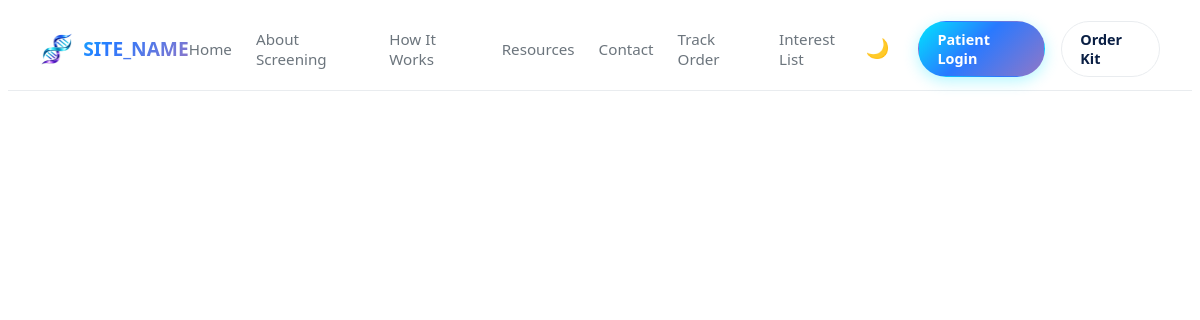
Screenshot of /includes/navbar.php with the database file from the repository.
### tables this page shows
CREATE TABLE IF NOT EXISTS `navbar_items` (
  `id` int(11) NOT NULL AUTO_INCREMENT,
  `label` varchar(50) NOT NULL,
  `url` varchar(255) NOT NULL,
  `display_order` int(11) NOT NULL DEFAULT 0,
  `is_active` tinyint(1) NOT NULL DEFAULT 1,
  `section` varchar(20) NOT NULL DEFAULT 'main',
  `auth_status` tinyint(1) NOT NULL DEFAULT 0,
  `css_class` varchar(100) DEFAULT '',
  `created_at` datetime DEFAULT CURRENT_TIMESTAMP,
  PRIMARY KEY (`id`)
);

### includes/navbar.php (the view, shortened to what this page needs)
<?php
$currentPage = basename($_SERVER['PHP_SELF']);
$isLoggedIn = isset($_SESSION['user_id']);
$mainItems = [];
$actionItems = [];
$useDbNav = false;
try {
    $db = Database::getInstance()->getConnection();
    $stmt = $db->query("SHOW TABLES LIKE 'navbar_items'");
    if ($stmt->rowCount() > 0) {
        $useDbNav = true;
        $stmt = $db->query("SELECT * FROM navbar_items WHERE is_active = 1 ORDER BY display_order ASC");
        $navItems = $stmt->fetchAll(PDO::FETCH_ASSOC);
        foreach ($navItems as $item) {
            if (!isset($item['section']) || $item['section'] === 'main') {
                $mainItems[] = $item;
            } else {
                $actionItems[] = $item;
            }
        }
    }
} catch (Exception $e) {
    $useDbNav = false;
}
?>
<nav class="navbar">
    <a href="index.php" class="brand">
        <img src="assets/images/logo_small.png" alt="Logo" style="height: 32px; width: auto;"><?php echo htmlspecialchars(SITE_NAME); ?>
    </a>
    <div class="nav-items" id="nav-items">
        <?php foreach ($mainItems as $item): ?>
            <a href="<?php echo htmlspecialchars($item['url']); ?>" class="nav-link <?php echo $currentPage == basename($item['url']) ? 'active' : ''; ?>">
                <?php echo htmlspecialchars($item['label']); ?>
            </a>
        <?php endforeach; ?>
    </div>
    <div class="nav-actions" id="nav-actions">
        <button id="theme-toggle" class="btn-nav btn-nav-outline" style="border:none; font-size:1.2rem; padding:4px 8px; margin-right:5px; background:transparent;">🌙</button>
        <?php if ($useDbNav): ?>
            <?php foreach ($actionItems as $item):
                if ($item['auth_status'] == 1 && !$isLoggedIn) continue;
            ?>
                <a href="<?php echo htmlspecialchars($item['url']); ?>" class="<?php echo htmlspecialchars($item['css_class'] ?? 'btn-nav btn-nav-outline'); ?>">
                    <?php echo htmlspecialchars($item['label']); ?>
                </a>
            <?php endforeach; ?>
        <?php endif; ?>
    </div>
</nav>

### includes/navbar.php (style rules this page uses)
.navbar { display: flex; align-items: center; justify-content: space-between; padding: 0.8rem 2rem; background: rgba(255, 255, 255, 0.95); backdrop-filter: blur(10px); -webkit-backdrop-filter: blur(10px); border-bottom: 1px solid var(--nav-border); position: sticky; top: 0; z-index: 1000; font-family: system-ui, "Segoe UI", Roboto, sans-serif; }
.brand { display: flex; align-items: center; gap: 10px; font-weight: 700; font-size: 1.2rem; text-decoration: none; background: var(--nav-brand-gradient); -webkit-background-clip: text; -webkit-text-fill-color: transparent; }
.nav-items { display: flex; gap: 1.5rem; align-items: center; }
.nav-link { color: var(--nav-gray); font-weight: 500; font-size: 0.95rem; text-decoration: none; padding: 0.5rem 0; transition: color 0.2s; position: relative; }
.nav-actions { display: flex; align-items: center; gap: 1rem; }
.btn-nav { display: inline-block; padding: 8px 18px; border-radius: 30px; font-weight: 600; font-size: 0.9rem; text-decoration: none; transition: all 0.3s ease; }
.btn-nav-outline { color: var(--nav-deep-blue); border: 1px solid var(--nav-border); background: transparent; }
.btn-nav-primary { background: var(--nav-brand-gradient); color: white; border: 1px solid transparent; box-shadow: 0 4px 15px rgba(0, 229, 255, 0.3); transition: all 0.3s ease; }

### rows the page displays
navbar_items: label "Home"
navbar_items: label "About Screening"
navbar_items: label "How It Works"
navbar_items: label "Resources"
navbar_items: label "Contact"
navbar_items: label "Track Order"
navbar_items: label "Interest List"
navbar_items: label "Patient Login"
navbar_items: label "Order Kit"

### other values shown
SITE_NAME "SITE_NAME"
